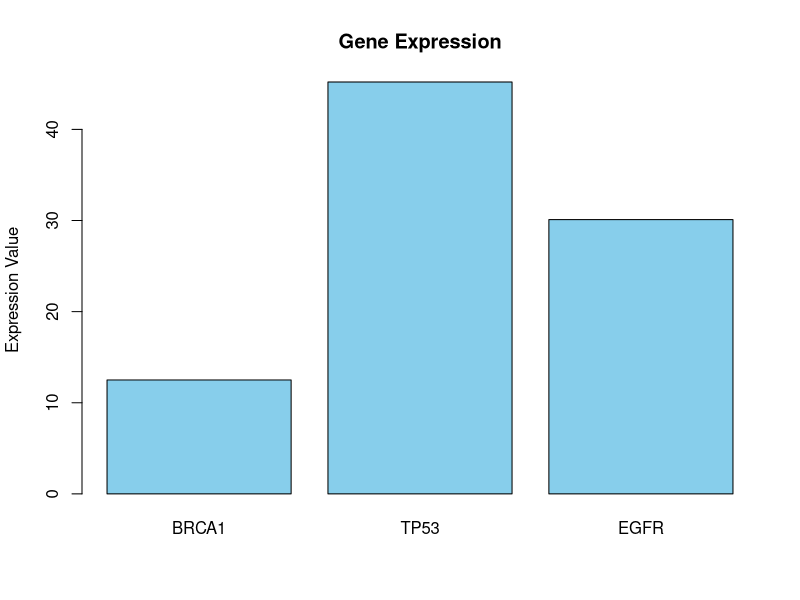

This figure's R source:
# Создаем векторы
genes <- c("BRCA1", "TP53", "EGFR")
expression <- c(12.5, 45.2, 30.1)
condition <- c("Control", "Treatment", "Treatment")

# Объединяем в data frame
exp_data <- data.frame(genes, expression, condition)

# Выводим структуру таблицы
str(exp_data)

# Строим столбчатую диаграмму и сохраняем в PNG
png(filename = "r_task/expression_plot.png")
barplot(exp_data$expression, names.arg = exp_data$genes,
        col = "skyblue", main = "Gene Expression",
        ylab = "Expression Value")
dev.off()
